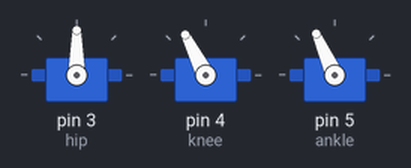
Simulated run of this sketch. Board: Arduino Uno, built with avr-gcc and run on an emulated ATmega328P. Parts: 3 × servo. Random numbers use the default seed unless the sketch sets one.

Above: at 0.5 s.
At 2.6 s:
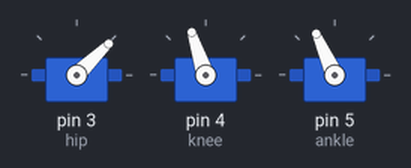
At 9.5 s:
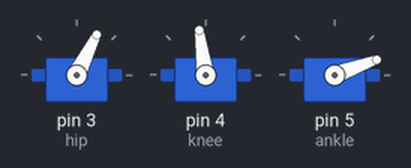
At 14.6 s:
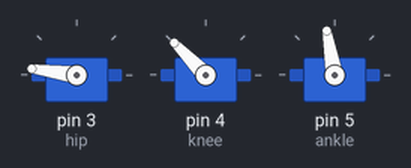
At 24.7 s:
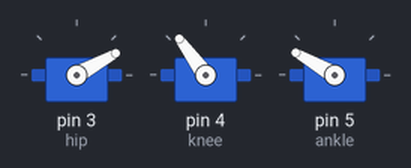
At 37.7 s:
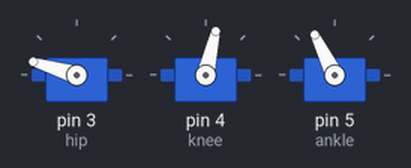
Timing chart, 0 to 40.0 s (numbered marks = the images above):
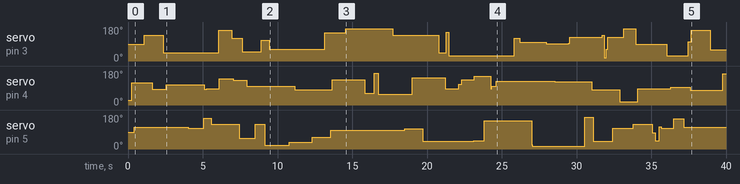

The sketch:

Tenticle_dance.ino
```cpp
#include <Servo.h>
 Servo hip;
 Servo knee;
 Servo ankle;


void setup()
{
  Serial.begin(115200);
  hip.attach(3);
  knee.attach(4);
  ankle.attach(5);

}


void loop() {
  switch (random(3)) {
    case 0:
    hip.write((random(170)+5));
    break;
    case 1:
    knee.write((random(170)+5));
    break;
    case 2:
    ankle.write((random(170)+5));
    break;
}
delay(random(500+random(100)*10));
}
```

Measured:
- by itself, servo on pin 3 (hip): 90° → 137° at 1.1 s, → 44° 1.3 s later, → 162° 3.7 s later, → 121° 0.86 s later, … (30 changes in this stretch)
- by itself, servo on pin 4 (knee): 24° → 117° at 0.25 s, → 84° 1.4 s later, → 108° 0.92 s later, → 84° 2.5 s later, … (28 changes in this stretch)
- by itself, servo on pin 5 (ankle): 90° → 114° at 0.43 s, → 110° 3.6 s later, → 162° 1.0 s later, → 130° 0.48 s later, … (26 changes in this stretch)
